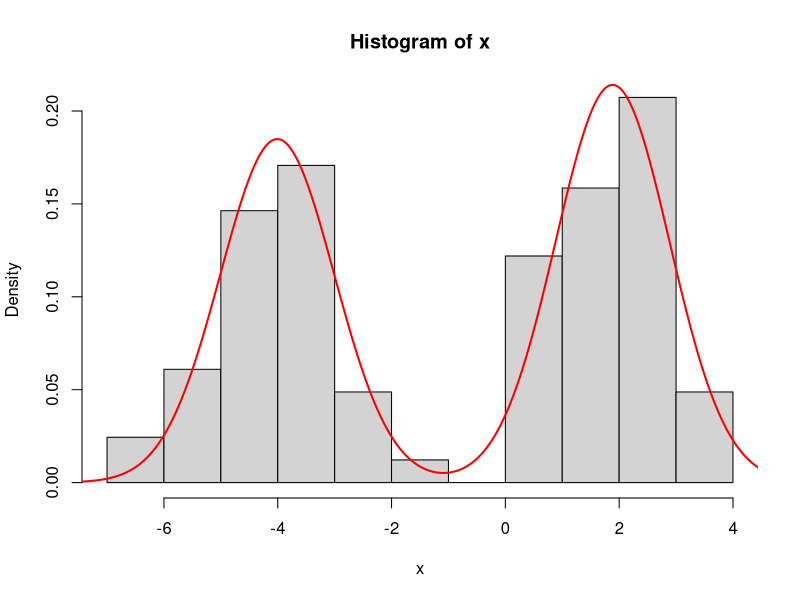

Source code (R):

# zPrior(z = c(1, 2, 3), K = 3, N = 3, alpha = 1.0 )
# -log(6)


# xi = -4
# mi = -0.860771
# sdi = 3.126541 
# 
# prec = sqrt(1/sdi)
# 
# dnorm(xi, mean = mi, sd = sdi, log = TRUE)

# dnorm(xi, mean = mi, sd = sdi, log = TRUE)

# logdmvnorm(xi, mu = mi, sigma = sdi)

# a = 1.0 / (sqrt(2.0 * pi) * sdi);
# b = -(xi - mi) * (xi - mi) / (2.0 * sdi * sdi);
# log(a) + b;

################
#---PACKAGES---#
################
require(compiler)
# require(mixtools)

DEBUG <- FALSE

############
#---DATA---#
############
# data generated from a mixture of two normals 0.5 * N(-4,1) + 0.5 * N(2,1) 
x <- c(3.2021219417081, 2.65741884298405, 0.780137036066781, 3.64724723765017, 
       2.81041331245526, -4.62984071052694, -3.14281370657829, -3.12319766617262, 
       0.908978440112633, 2.51957106216094, 1.6829613082298, -3.87567468005131, 
       0.945705446404869, 0.495428223641111, -3.70222557688605, 3.68414040371748, 
       1.71340601895164, 1.14251338854263, -4.67625135117806, -4.36161079110522, 
       2.5622235140633, 2.06378756223698, -6.05965795191174, 2.03357186159356, 
       1.85332992519105, -2.90292806264, -2.3872030054047, 2.97532564926973, 
       1.36038670563403, 2.03484398255987, -2.90544404614717, 1.94541101948915, 
       1.89877326620243, -4.58947787551057, -5.23332969425005, 1.35028279895402, 
       -5.7057364084379, -4.19795250440479, 0.169765958342949, -4.41040237770636, 
       3.23366242337812, 2.7355634096666, -3.79124850215067, 1.81625386149323, 
       1.1244817398166, -5.351603849814, -4.28238069609014, 2.81686670597407, 
       -3.41167847159064, 2.2695834486729, -4.33355486366414, -4.07156878219267, 
       0.66540681953474, 1.54438714296735, -6.69483940993138, -3.33693275965261, 
       -1.79182385472336, 2.57088565077193, 1.36080493186315, 2.47510953571402, 
       2.21485345997249, -3.14067593928145, -5.09841477435681, 0.995868098296324, 
       0.780575051090966, -4.78524027264247, -5.00218879969458, -3.31819478384048, 
       -3.22225921308094, 2.90755400556924, -4.5340589955408, -3.17250220599487, 
       1.3692421554455, 0.471461424865359, 2.21459894893125, -2.10032867323119, 
       -3.94392608719873, -3.96057630155318, -3.71448565584273, 0.730529435675807, 
       2.20540388616452, -4.56182609476879)

# x = rnormmix(82, lambda = c(0.5, 0.5), mu = c(-4, 2), sigma = c(1, 1))

##################
#---LIKELIHOOD---#
##################

partialLoglike <- function(x, mu, P) {
  return(dnorm( x, mean = mu, sd = P, log = T))
}

loglikelihood <- function(mu, z, P, data) {
  # mu - vector with K unique mean values
  # z - vector with N cluster assignments
  # data - vector with N data points
  # P - std dev (fixed)
  logL = 0;
  for(i in 1 : length(data)) {
    xi = data[i]
    mui = mu[z[i]]
    logL = logL + partialLoglike(xi, mui, P) #dnorm(x = xi, mean = mui, sd = P, log = TRUE )
  }
  
  return(logL )
}#END: loglikelihood

loglikelihood <- cmpfun(loglikelihood)

############
############
##---MU---##
############
############

#---PRIOR---#
muPrior <- function(mu, K, mu0, P0) {
  # prior for mu parameters (base model)
  # mu: vector of K unique parameter values
  # @return: likelihood of mu
  loglike = 0
  for(i in 1 : K) {
    
    loglike = loglike + dnorm(mu[i], mu0, P0, log = TRUE)
    
  }#END: i loop
  
  return(loglike)
}#END: muPrior

muPrior <- cmpfun(muPrior)

#---RANDOM DRAW FROM PRIOR---#
muRand <- function(mu0, P0) {
  # generates random value from the prior for mu
  value = rnorm(n = 1, mean = mu0, sd = P0)
  return(value)
}#END: muRand

#---PROPOSAL---#
muProposal <- function(xt, operate) {
  # random walk (symmetric) proposal
  window = 0.1
  K = length(xt)
  r.cand = rep(NA, K)
  d.cand = rep(NA, K)
  d.curr = rep(NA, K)
  
  for(i in 1 : K) {
    
    if(operate) {
      
      r.cand[i] = runif(1, min = xt[i] - window, max = xt[i] + window)
      # they will be the same, proposal is symmetrical
      d.cand[i] = dunif(r.cand[i], min = xt[i] - window, max = xt[i] + window, log = T)
      d.curr[i] = dunif(xt[i], min = xt[i] - window, max = xt[i] + window, log = T)
      
    } else {
      r.cand[i] = xt[i]
      d.cand[i] = 0
      d.curr[i] = 0
    }
    
  }#END: i loop
  
  return(list(r.cand = r.cand, d.cand = d.cand, d.curr = d.curr))
}#END: muProposal

muProposal <- cmpfun(muProposal)

###########
###########
##---Z---##
###########
###########

#---PRIOR---#
zPrior <- function(z, K, N, mu, mu0, P0, alpha) {
  # prior for cluster assignments
  # @return: loglikelihood of an assignmnent z
  counts = matrix(NA, ncol = K, dimnames = list(NULL, c(1 : K) ) )
  theTable <- table(z)
  
  for(i in 1 : K) {
    colname <-  colnames(counts)[i]
    value <- theTable[which(names(theTable) == colname)]
    value <- ifelse(is.numeric(value), value, 0)
    counts[, i] <- ifelse(is.na(value), 0, value)
  }#END: i loop
  
  loglike = K * log(alpha)
  for(i in 1 : K) {
    
    eta = counts[i]
    if(eta > 0) {
      loglike = loglike + lfactorial(eta - 1)
    }# END: eta check
    
  }# END: i loop
  
  for(i in 1 : N) {
    loglike = loglike - log(alpha + i - 1)
  }
  
  loglike = loglike + muPrior(mu, K, mu0, P0)
  
  return(loglike)
}#END: prior

zPrior <- cmpfun(zPrior)

#---PROPOSAL---#
# zProposal <- function(z, K, N, mu, P, mu0, P0, alpha) {
#   # random walk (symmetric) integer proposal
#   index = sample( c(1 : N), 1)
#   value = sample( c(1 : K), 1 )
#   
#   r.cand = z
#   r.cand[index] = value
#   
#   # on the log scale
#   d.cand = 0
#   d.curr = 0
#   
#   return(list(r.cand = r.cand, d.cand = d.cand, d.curr = d.curr))
# }# END: proposal

zProposal <- function(z, K, N, mu, P, mu0, P0, alpha) {
  # gibbs proposal (algorithm 2 from Neal 2000)
  r.cand = z
  for(index in 1 : N) {
    
    occupancy = matrix(NA, ncol = K, dimnames = list(NULL, c(1 : K) ) )
    zi = r.cand[ - index]
    theTable = table(zi)
    
    for(i in 1 : K) {
      colname <-  colnames(occupancy)[i]
      value   <- theTable[which(names(theTable) == colname)]
      value   <- ifelse(is.numeric(value), value, 0)
      occupancy[, i] <- ifelse(is.na(value), 0, value)
    }#END: i loop
    
    probs = matrix(NA, ncol = K, dimnames = list(NULL, c(1 : K) ) )
    for(i in 1 : K) {
      
      if(occupancy[i] == 0) {# draw new
        
        # likelihood for unrepresented class: / P(x[index] | mu[i]) * P(mu[i]) dm[i]
        # M-H for poor people:  sample from prior for mu (base model), evaluate at likelihood
        # TODO: loop over all existing mus?
        
        like = 0
        M = 1
        for(m in 1 : M) {
          mu.cand = muRand(mu0, P0);#-2.6
          like = like + partialLoglike( x[index], mu.cand, P ) 
        }
        
        like = like / M
        prob = ((alpha) / (N - 1 + alpha));
        probs[i] = log( prob ) + like
        
        if(DEBUG) {
#           cat(paste("probability for new:", prob, "\n"));
          cat(paste("data:", x[index], "\n"));
          cat(paste("mu candidate:", mu.cand, "\n"));
          cat(paste("stdev:", P, "\n"));
          cat(paste("loglikelihood for new:", like, "\n"));
          cat("\n")
#           cat(paste("logprobability", probs[i], "\n\n"));
        }
        
      } else {# draw existing
        
        # likelihood for components with observations other than x_i currently associated with them is N(mu_j, P)
        like = partialLoglike( x[index], mu[i], P )
        prob =  ((occupancy[i]) / (N - 1 + alpha))
        probs[i] = log( prob ) + like
        
        if(DEBUG) {
#           cat(paste("probability for existing:", prob, "\n"));
          cat(paste("data:", x[index], "\n"));
          cat(paste("mu[i]:", mu[i], "\n"));
          cat(paste("stdev:", P, "\n"));
          cat(paste("loglikelihood for existing:", like, "\n"));
          cat("\n")
#           cat(paste("logprobability", probs[i], "\n\n"));
        }
        
      }#END: occupation check
      
    }#END: i loop
    
    # rescale to improve accuracy
    #     max = max(probs)
    #     for(i in 1 : K) {
    #       probs[i] = probs[i] - max
    #     }
    #     
    #     # normalize probs (b in Neal 2000)
    #     norm = 0;
    #     for(i in 1 : K) {
    #       norm = norm + probs[i]^2
    #     }
    #     norm = sqrt( norm )
    #     
    #     for(i in 1 : K) {
    #       probs[i] = probs[i] / norm 
    #     }
    #     
    probs = exp(probs)
    
    value = sample(c(1 : K), size = 1, prob = probs)
    r.cand[index] = value
  }#END: index loop
  
  # on log scale
  d.cand =  0 
  d.curr =  0 
  
  return(list(r.cand = r.cand, d.cand = d.cand, d.curr = d.curr))
}#END: proposal

zProposal <- cmpfun(zProposal)

###############
#---SAMPLER---#
###############
metropolisHastings <- function(loglikelihood, prior, proposal, data, zstartvalue, mustartvalue, P, mu0, P0, alpha, Nsim) {
  
  N <- length(zstartvalue)
  K <- length(mustartvalue)
  
  muchain = array(dim = c(Nsim, K))
  muchain[1, ] = mustartvalue
  
  zchain = array(dim = c(Nsim, N))
  zchain[1, ] = zstartvalue
  for (i in 1 : (Nsim - 1)) {
    
    zcandidate = zProposal(z = zchain[i, ], K, N, mu = muchain[i, ], P,  mu0, P0, alpha)
    r.zcandidate = zcandidate$r.cand
    d.zcandidate = zcandidate$d.cand
    d.zcurr = zcandidate$d.curr
    
    mucandidate = muProposal(muchain[i, ], operate = TRUE) 
    
    r.mucandidate = mucandidate$r.cand
    d.mucandidate = sum(mucandidate$d.cand)
    d.mucurr = sum(mucandidate$d.curr)
    
    probab = exp(
      
      ( loglikelihood(mu = r.mucandidate, z = r.zcandidate, P = P, data) + 
          zPrior(r.zcandidate, K, N, r.mucandidate, mu0, P0, alpha) + d.zcandidate + 
          muPrior(r.mucandidate, K, mu0, P0) + d.mucandidate
      ) -
        
        ( loglikelihood(mu = muchain[i, ], z = zchain[i, ], P = P, data) + 
            zPrior(zchain[i, ], K, N, muchain[i, ], mu0, P0, alpha) + d.zcurr + 
            muPrior(muchain[i, ], K, mu0, P0) + d.mucurr
        )
      
    )
    
    if (runif(1) < probab) {
      zchain[i + 1, ] = r.zcandidate
      muchain[i + 1, ] = r.mucandidate
    } else {
      zchain[i + 1, ] = zchain[i, ]
      muchain[i + 1, ] = muchain[i, ]
    }#END: accept check
    
  }#END: iterations loop
  
  return(list(zchain = zchain, muchain = muchain))
}#END: metropolisHastings

metropolisHastings <- cmpfun(metropolisHastings)


############
#---MCMC---#
############
num.mode <- function(x) {
  as.numeric(names(which(table(x) == max(table(x)))))
}

CI <- function (x, ci = 0.95) {
  a = mean(x)
  s = sd(x)
  n = length(x)
  error = qt(ci + (1 - ci)/2, df = n - 1) * s/sqrt(n)
  
  return(c(upper = a + error, mean = a, lower = a - error))
}

run <- function() {
  
  Nsim  <-  10^3
  N     <- length(x)
  P     <- 1
  alpha <- 0.01
  z     <- rep(1, N)
  K     <- 2
  mu    <- c(-4, 2)
  mu0   <- mean(x) 
  P0    <- sd(x)
  
  chain = metropolisHastings(loglikelihood, prior, proposal, data = x, zstartvalue = z, mustartvalue = mu, P, mu0, P0, alpha, Nsim)
  
  muchain = chain$muchain
  zchain = chain$zchain
  
  ### getting the posterior past burnin
  burnin <- 200
  postMode = apply(zchain[burnin : Nsim, ], 2, num.mode)
  postMean = apply(muchain[burnin : Nsim, ], 2, mean)
  
  probs = rep(NA, length(postMean))
  for(i in 1 : K) {
    probs[i] = sum(postMode == i) / N
  }
  
  grid = seq(min(x) - 1, max(x) + 1, length = 500)
  dens = rep(NA, length = length(grid))
  
  for(i in 1 : length(grid)) {
    dens[i] = sum(probs * dnorm(grid[i], postMean, P))
  }
  
  hist(x, freq = FALSE)
  lines(grid, dens, col = 'red', lwd = 2)
  
  print(postMode)
  print(kmeans(x, centers = c(-4, 2))$cluster)
  
  for(i in 1 : K) {
    print(CI(muchain[burnin : Nsim, i], ci = 0.95))
  }#END: i loop
  
}#END: run

run()
